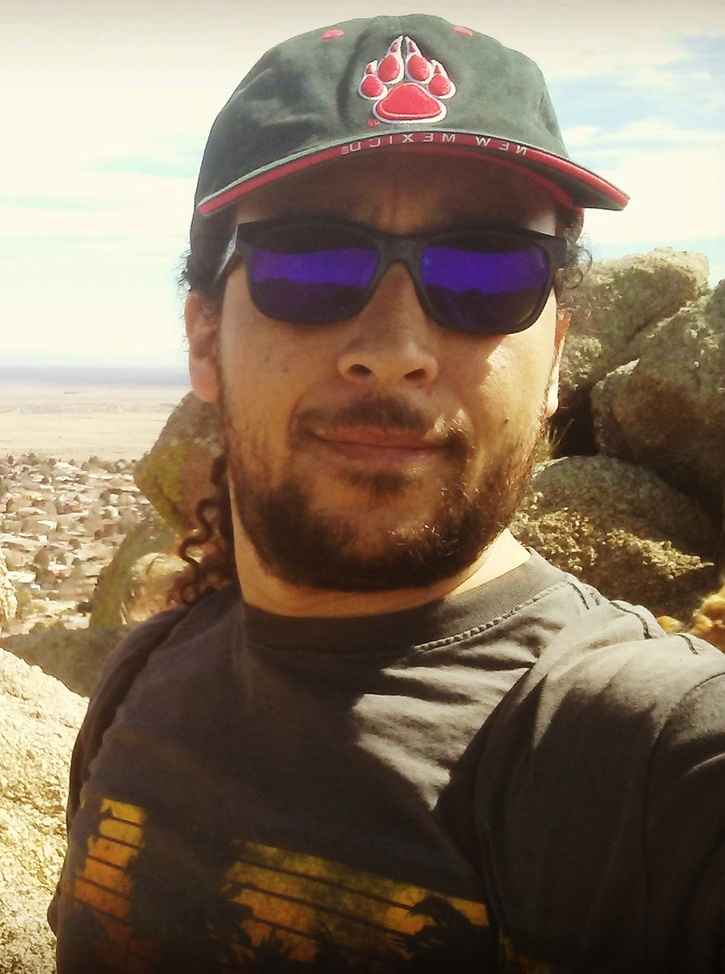
//> input picture discreteFourierTransform/GitHubPic.jpg, 725 x 974 px, shrunk from 1072 x 1440 before the run
$ ./applying_kernels ../../discreteFourierTransform/GitHubPic.jpg   (built with g++ and OpenCV 4)
//> lines starting //> are read from the running program, lines starting //| are printed output that depends on the picture; after the words box and inside, x2 and y2 are one past the last pixel; in counts of white or black regions, pixels touching at a corner belong together
/*
 * applying_kernels.cpp
 *
 *  Created on: Nov 26, 2020
 *      Author: Luis Ariel Valbuena Reyes
 */

#include <iostream>
#include <string>
#include <opencv2/opencv.hpp>

using namespace std;
using namespace cv;

Mat kernel1 = (Mat_<char>(3,3) <<  0,-1, 0,
		                          -1, 5,-1,
								   0,-1, 0);

void sharpenFctn(Mat & Input, Mat & Output)
{
	CV_Assert(Input.depth() == CV_8U);

	const int Channels = Input.channels();
	Output.create(Input.size(),Input.type());

	for(int jj = 1; jj < Input.rows-1; ++jj)
	{
		const uchar * previous = Input.ptr<uchar>(jj-1);
		const uchar * current = Input.ptr<uchar>(jj);
		const uchar * next = Input.ptr<uchar>(jj+1);

		uchar * output = Output.ptr<uchar>(jj);

		for(int ii = Channels;ii<Channels*(Input.cols - 1);++ii)
		{
			*output++ = saturate_cast<uchar> (5*current[ii] - current[ii-Channels] - current[ii+Channels] - previous[ii] - next[ii]);
		}
	}

	Output.row(0).setTo(Scalar(0));
	Output.row(Output.rows-1).setTo(Scalar(0));
	Output.col(0).setTo(Scalar(0));
	Output.col(Output.cols-1).setTo(Scalar(0));
}

int main(int argc, char** argv)
{
	string Name = argv[1];
	Mat Original_Image = imread(Name,IMREAD_COLOR);
//> Original_Image is the input picture: 974 rows x 725 cols, CV_8UC3; mean B, G, R 95.4, 114.4, 132.2
	Mat grayScale_Image= imread(Name,IMREAD_GRAYSCALE);
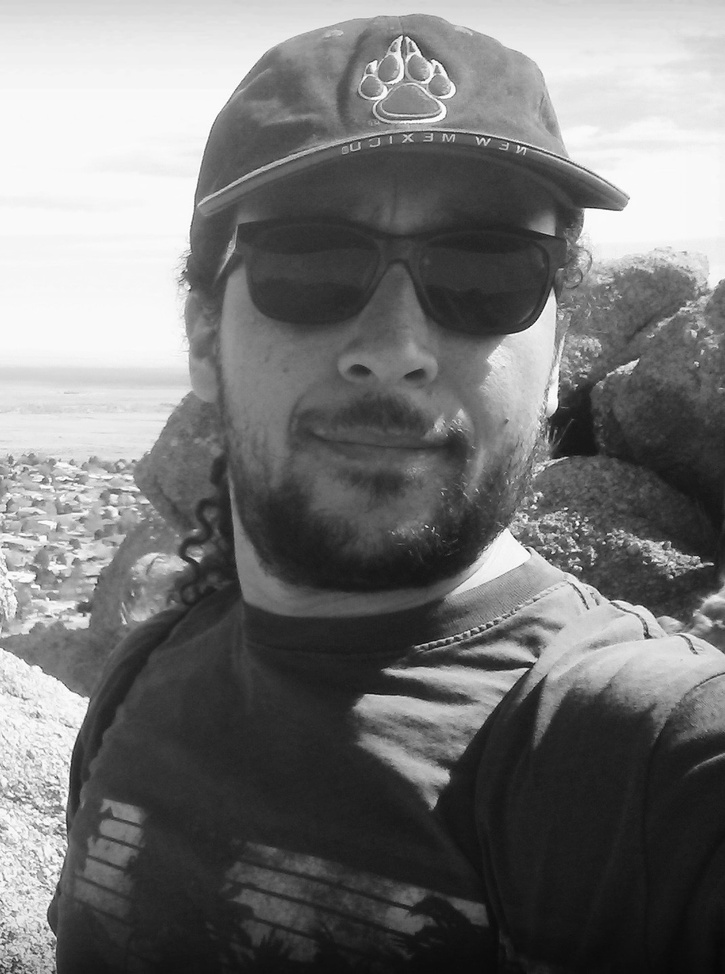
//> grayScale_Image: 974 rows x 725 cols, CV_8UC1; min 6, max 255, mean 117.6
	Mat dest1;
	Mat dest2;
	Mat dest3;
	Mat dest4;

	if( (argc != 2)||(!Original_Image.data) )
	{
		cout << "No valid data..." << endl;
		return -1;
	}

	namedWindow("Color Image",WINDOW_AUTOSIZE);
	imshow("Color Image", Original_Image);
	waitKey(0);

	namedWindow("Gray Image",WINDOW_AUTOSIZE);
	imshow("Gray Image", grayScale_Image);
	waitKey(0);

	double t = (double)getTickCount();
	sharpenFctn(Original_Image, dest1);
//> after the loop in sharpenFctn, `for(int jj = 1; jj < Input.rows-1; ++jj)`:
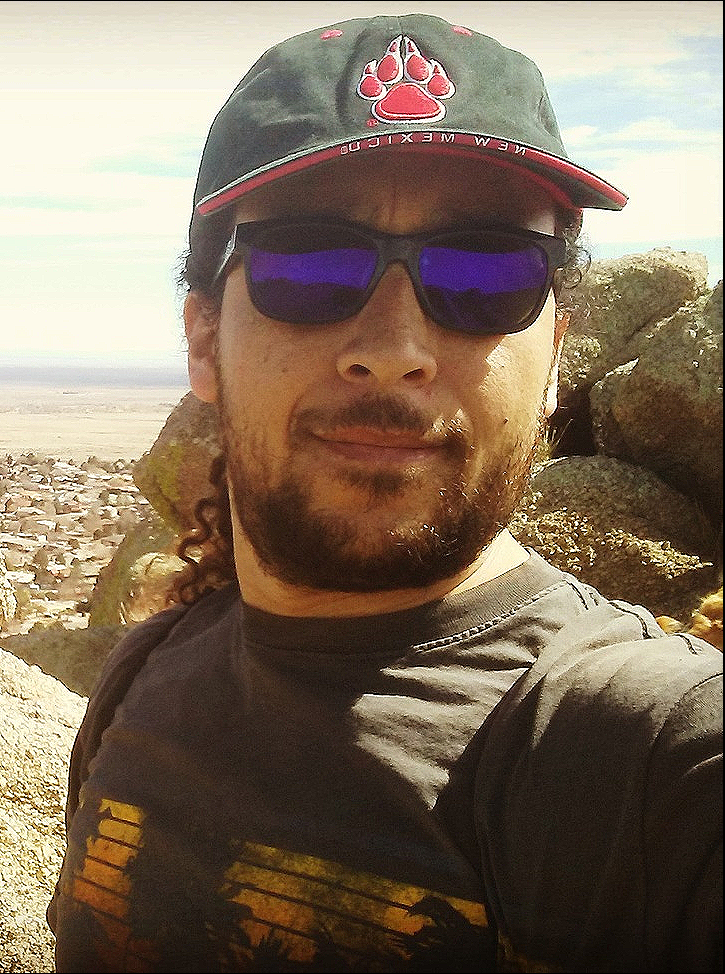
//> Output: 974 rows x 725 cols, CV_8UC3; mean B, G, R 95.1, 113.2, 130.5
//> in sharpenFctn, `Output.col(0).setTo(Scalar(0));`:
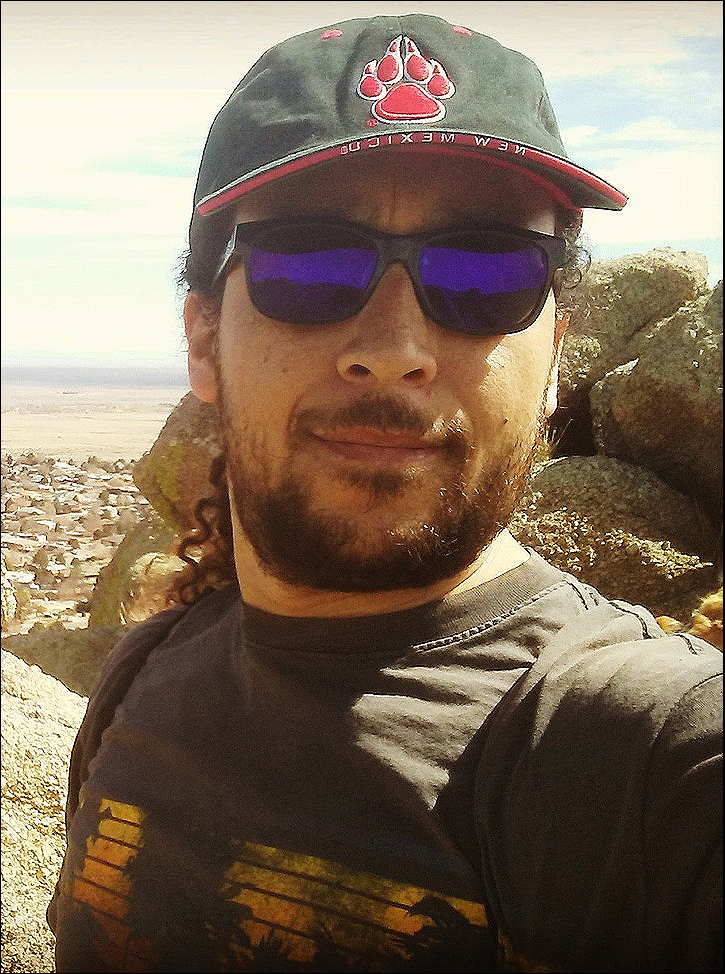
//> Output: 974 rows x 725 cols, CV_8UC3; 0.14% of pixels changed, all inside (x1, y1, x2, y2) = (0, 1, 1, 973)
	t = ((double)getTickCount() - t)/getTickFrequency();

	namedWindow("Filtered Color Image Manual",WINDOW_AUTOSIZE);
	imshow("Filtered Color Image Manual", dest1);
	cout<<"The handwritten code took t = "<< t <<" seconds."<<endl;
	waitKey(0);

	t = (double)getTickCount();
	filter2D(Original_Image, dest2,Original_Image.depth(),kernel1);
//> kernel1 = [[0, -1, 0], [-1, 5, -1], [0, -1, 0]]
	t = ((double)getTickCount() - t)/getTickFrequency();

	namedWindow("Filtered Color Image OpenCV",WINDOW_AUTOSIZE);
	imshow("Filtered Color Image OpenCV", dest2);
	cout<<"The opencv code took t = "<< t <<" seconds."<<endl;
	waitKey(0);

	t = (double)getTickCount();
	sharpenFctn(grayScale_Image, dest3);
//> after the loop in sharpenFctn (call 2), `for(int jj = 1; jj < Input.rows-1; ++jj)`:
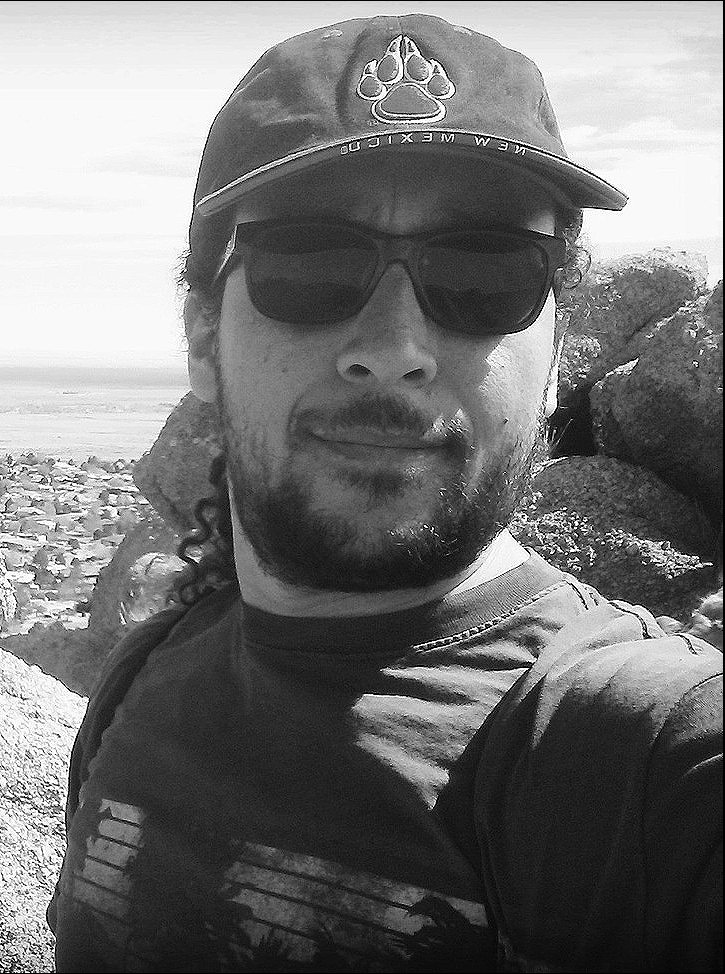
//> Output: 974 rows x 725 cols, CV_8UC1; min 0, max 255, mean 116.3
//> in sharpenFctn (call 2), `Output.col(0).setTo(Scalar(0));`:
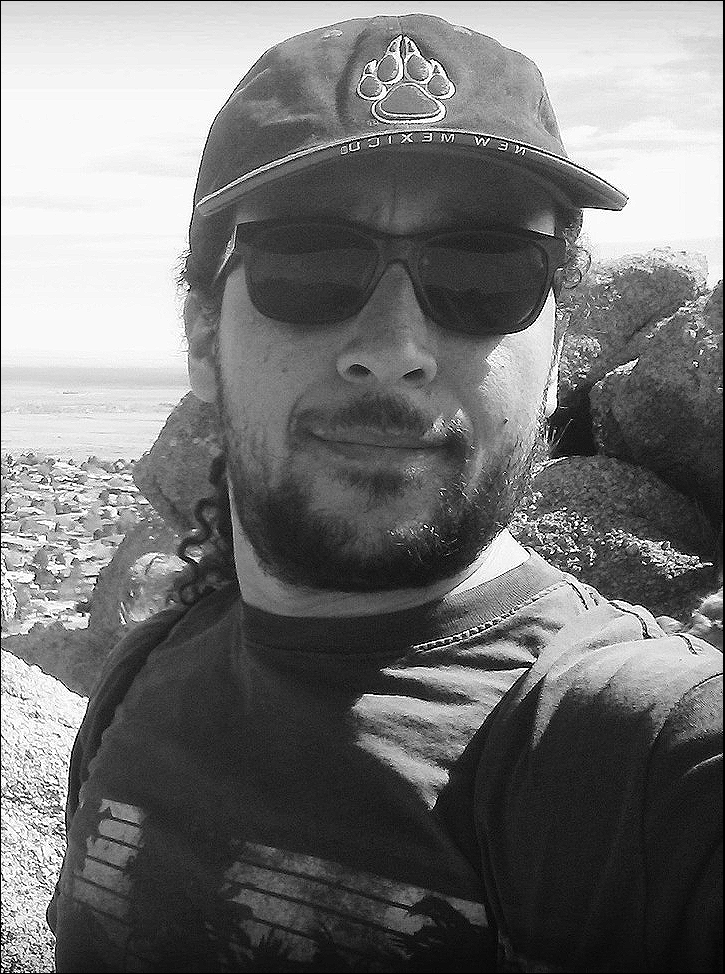
//> Output: 974 rows x 725 cols, CV_8UC1; 0.14% of pixels changed, all inside (x1, y1, x2, y2) = (0, 1, 1, 973)
	t = ((double)getTickCount() - t)/getTickFrequency();

	namedWindow("Filtered Gray Image Manual",WINDOW_AUTOSIZE);
	imshow("Filtered Gray Image Manual", dest3);
	cout<<"The handwritten code took t = "<< t <<" seconds."<<endl;
	waitKey(0);

	t = (double)getTickCount();
	filter2D(grayScale_Image, dest4,grayScale_Image.depth(),kernel1);
	t = ((double)getTickCount() - t)/getTickFrequency();

	namedWindow("Filtered Gray Image OpenCV",WINDOW_AUTOSIZE);
	imshow("Filtered Gray Image OpenCV", dest4);
	cout<<"The opencv code took t = "<< t <<" seconds."<<endl;
	waitKey(0);


	return 0;
}
